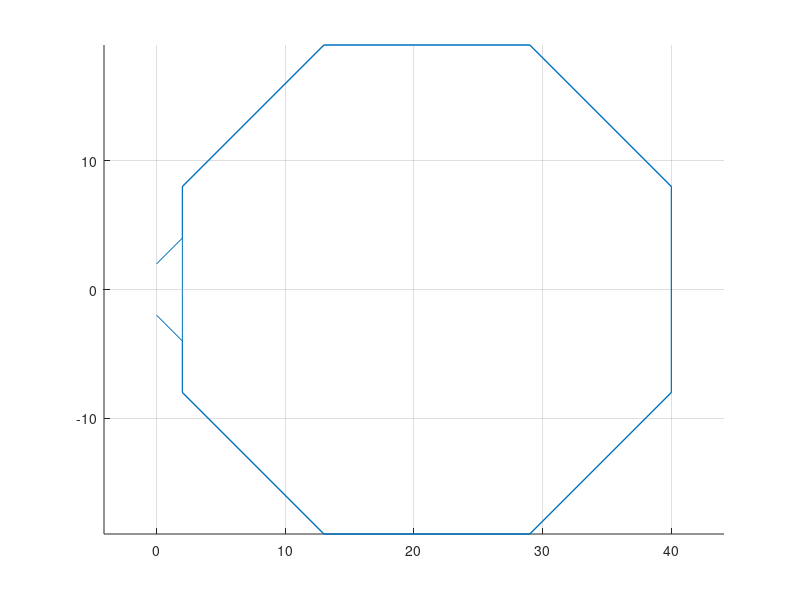

MATLAB code to generate this figure:
clear all;
close all; 

% Creating Twistet Geometry pattern one

% ---- Input in mm

length=150;
width=5;
height=1.6;

current=0.2;
Name='200mA_double_twist6';

% ---- compute 

pos=[0 -2 0];
i=1;
path{i}=[pos(1) pos(2) pos(3)];

pos=[2 -4 0];
i=i+1;
path{i}=[pos(1) pos(2) pos(3)];

pos=[2 -8 0];
i=i + 1;
path{i}=[pos(1) pos(2) pos(3)];

pos=[13 -19 0];
i=i + 1;
path{i}=[pos(1) pos(2) pos(3)];

pos=[29 -19 0];
i=i + 1;
path{i}=[pos(1) pos(2) pos(3)];

pos=[40 -8 0];
i=i + 1;
path{i}=[pos(1) pos(2) pos(3)];

pos=[40 8 0];
i=i + 1;
path{i}=[pos(1) pos(2) pos(3)];

pos=[29 19 0];
i=i + 1;
path{i}=[pos(1) pos(2) pos(3)];

pos=[13 19 0];
i=i + 1;
path{i}=[pos(1) pos(2) pos(3)];

pos=[2 8 0];
i=i + 1;
path{i}=[pos(1) pos(2) pos(3)];

pos=[2 0 0];
i=i + 1;
path{i}=[pos(1) pos(2) pos(3)]; 

%second cirlce
pos=[2 0 height];
i=i + 1;
path{i}=[pos(1) pos(2) pos(3)]; 

pos=[2 -8 height];
i=i + 1;
path{i}=[pos(1) pos(2) pos(3)];

pos=[13 -19 height];
i=i + 1;
path{i}=[pos(1) pos(2) pos(3)];

pos=[29 -19 height];
i=i + 1;
path{i}=[pos(1) pos(2) pos(3)];

pos=[40 -8 height];
i=i + 1;
path{i}=[pos(1) pos(2) pos(3)];

pos=[40 8 height];
i=i + 1;
path{i}=[pos(1) pos(2) pos(3)];

pos=[29 19 height];
i=i + 1;
path{i}=[pos(1) pos(2) pos(3)];

pos=[13 19 height];
i=i + 1;
path{i}=[pos(1) pos(2) pos(3)];

pos=[2 8 height];
i=i + 1;
path{i}=[pos(1) pos(2) pos(3)];

pos=[2 4 height];
i=i + 1;
path{i}=[pos(1) pos(2) pos(3)];

pos=[0 2 height];
i=i + 1;
path{i}=[pos(1) pos(2) pos(3)];

n = i;
%---- Plot

for i=1:n
    path_x(i)=path{i}(1);
    path_y(i)=path{i}(2);
    path_z(i)=path{i}(3);
end
figure()
hold on
plot3(path_x,path_y,path_z)
grid on
axis equal

% ---- Export
% 
% fileName = append(Name,'.txt');
% fileID = fopen(fileName,'w');
% for i=1:n
%     fprintf(fileID,'%s,%.10f,%.10f,%.10f,%.10f\n',Name,current,path{i}(1),path{i}(2),path{i}(3));
% end
% fclose(fileID);